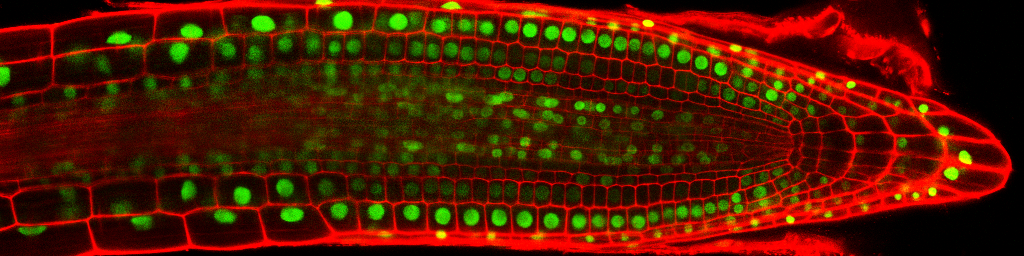
%> input picture StackNinja1.bmp, 1024 x 256 px
$ octave --eval "result = CountCells('StackNinja1.bmp');"   (GNU Octave 9; MATLAB toolbox functions it lacks are replaced by stand-ins)
%> lines starting %> are read from the running program, lines starting %| are printed output that depends on the picture; in (x1, y1, x2, y2) boxes, pixels count from 0 and x2, y2 are one past the last pixel; in counts of white or black regions, pixels touching at a corner belong together; the program's own positions count from 1
function [bw3] = CountCells(inputImage)
%> called with inputImage = 'StackNinja1.bmp'

if inputImage == "StackNinja1.bmp"
    variable = "StackNinja1.bmp";
end
if inputImage == "StackNinja2.bmp"
    variable = "StackNinja2.bmp";
end
if inputImage == "StackNinja3.bmp"
    variable = "StackNinja3.bmp";
end


ImageUsed = imread(inputImage);
%> ImageUsed is the input picture: size 256x1024x3 uint8; mean R, G, B 80.4, 25.1, 0

% ------ Pre-processing ------------
GreenChannel = ImageUsed(:,:,2);
% make image brighter
GreenChannel = immultiply(GreenChannel, 1.4);

% remove noises in the image
GreenChannel = medfilt2(GreenChannel, [5 5]);
GreenChannel = imgaussfilt(GreenChannel);

% get edges using laplacian
GreenChannel_edge = imfilter(GreenChannel, fspecial('laplacian'));


SE = strel('disk', 1);


% subtract the edge from original image
GreenChannel3 = GreenChannel - GreenChannel_edge;
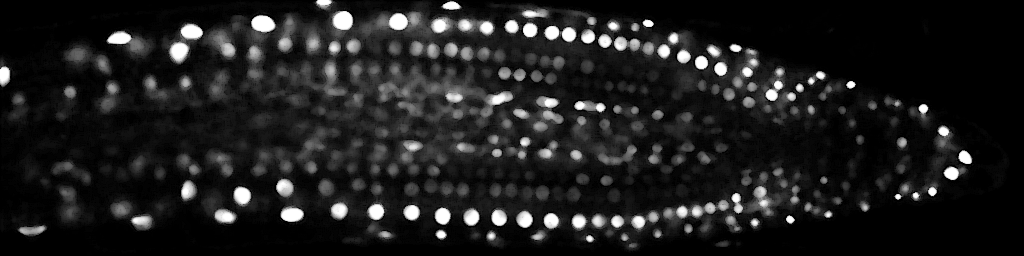
%> GreenChannel3: size 256x1024 uint8; min 0, max 255, mean 30

% remove remaining impulse noise
finalGreen = medfilt2(GreenChannel3, [5 5]);


% ----------- Segmentation --------------
cannyEdge = edge(finalGreen, 'canny');  % get the edge of the image
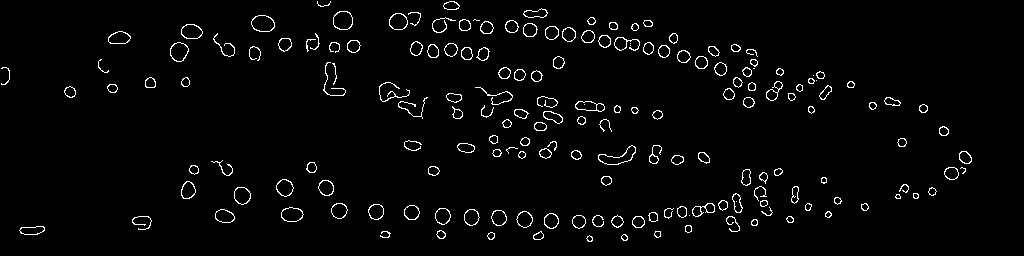
%> cannyEdge: size 256x1024 logical; 2.7% white in thin lines or dots, all inside (x1, y1, x2, y2) = (1, 1, 972, 242)

final4 = imdilate(cannyEdge, SE);  % connect the edges together
%> final4: size 256x1024 logical; 6.9% white in thin lines or dots


final5 = imfill(final4, 'holes');   % fill remaining holes
%> final5: size 256x1024 logical; 9.9% white; 160 white regions, largest, box (x1, y1, x2, y2) and area: (597, 144, 637, 166) 448, (388, 11, 422, 31) 417, (474, 86, 514, 119) 416


SS = strel('disk', 2);

final6 = imerode(final5, SS);  % To avoid nuclei from connecting
%> final6: size 256x1024 logical; 5% white; 152 white regions (5 under 20 px), largest, box (x1, y1, x2, y2) and area: (252, 16, 274, 31) 273, (599, 146, 635, 164) 268, (334, 12, 352, 29) 266

final7 = bwareaopen(final6 , 10);  % remove some small objects in the image


final8 = imdilate(final7, SS);
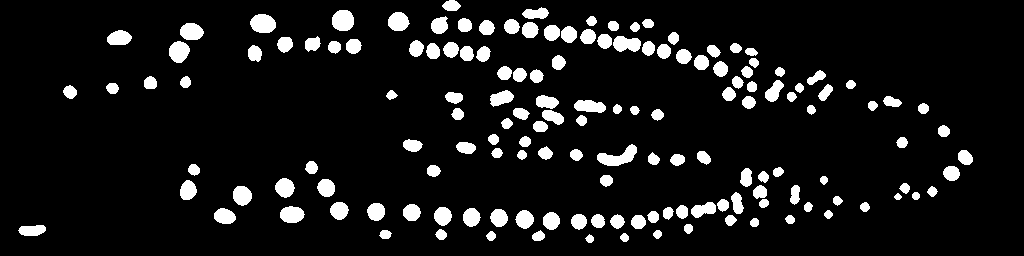
%> final8: size 256x1024 logical; 9% white; 151 white regions, largest, box (x1, y1, x2, y2) and area: (597, 144, 637, 166) 448, (250, 14, 276, 33) 393, (332, 10, 354, 31) 384

% watershed part | seperating connected objects
D = -bwdist(~final8);

mask = imextendedmin(D,2);
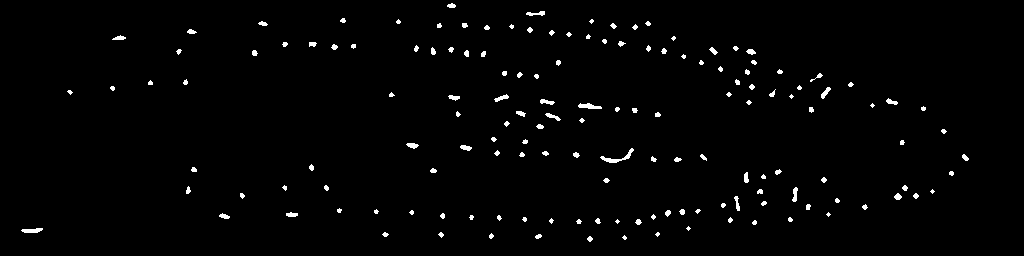
%> mask: size 256x1024 logical; 1.5% white; 151 white regions (44 under 20 px), largest, box (x1, y1, x2, y2) and area: (600, 148, 634, 163) 130, (578, 103, 602, 109) 93, (21, 228, 43, 233) 81

D2 = imimposemin(D,mask);
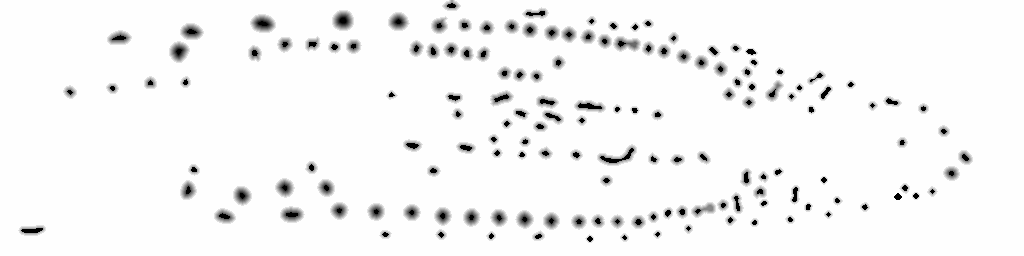
%> D2: size 256x1024 single; 1.52% of the values are NaN or infinite; the others: min -8.53, max 0.0108, mean -0.168; drawn with min black, max white, NaN and infinite black
Ld2 = watershed(D2);
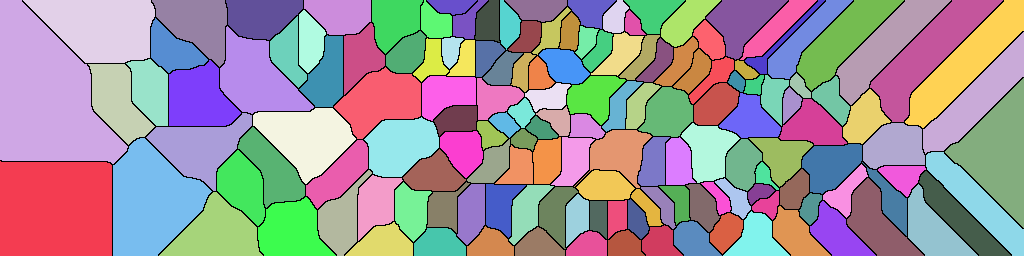
%> Ld2: size 256x1024 uint8; 152 distinct labels, from 0 to 151; one colour per label, 0 black
bw3 = final8;
bw3(Ld2 == 0) = 0;
%---------------------


% count the number of cells found in image
CC = bwconncomp(bw3);
%> CC = 151 connected components

% --------- Representation -----------
% show changes in the images for the user

figure, imshow(ImageUsed)
title("Your input image: " + variable)


figure, imshow(finalGreen)
title("Your image after pre-processing")


figure, imshow(cannyEdge)
title("Canny edge of your image")


figure, imshow(bw3)
title({"Your final processed image", "Total number of cells found: " + num2str(CC.NumObjects)})


figure, imshow(imoverlay(ImageUsed, bwperim(bw3)))
%> after `imshow(imoverlay(ImageUsed, bwperim(bw3)))`:
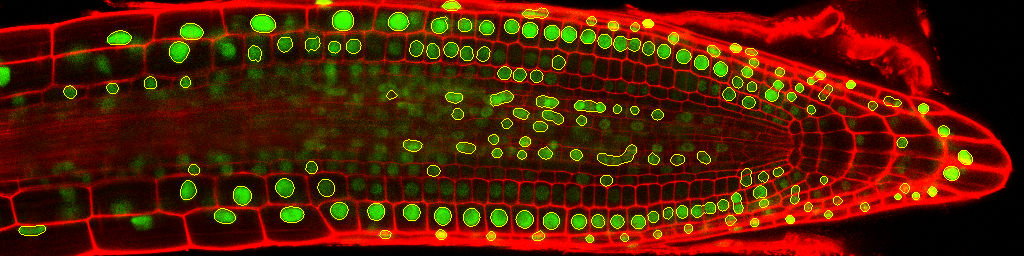
%> displayed picture: size 256x1024x3, on the screen's scale of 0 to 255; mean R, G, B 84, 29.1, 0
title("Amount of cells detected compared to the original input image")

end
